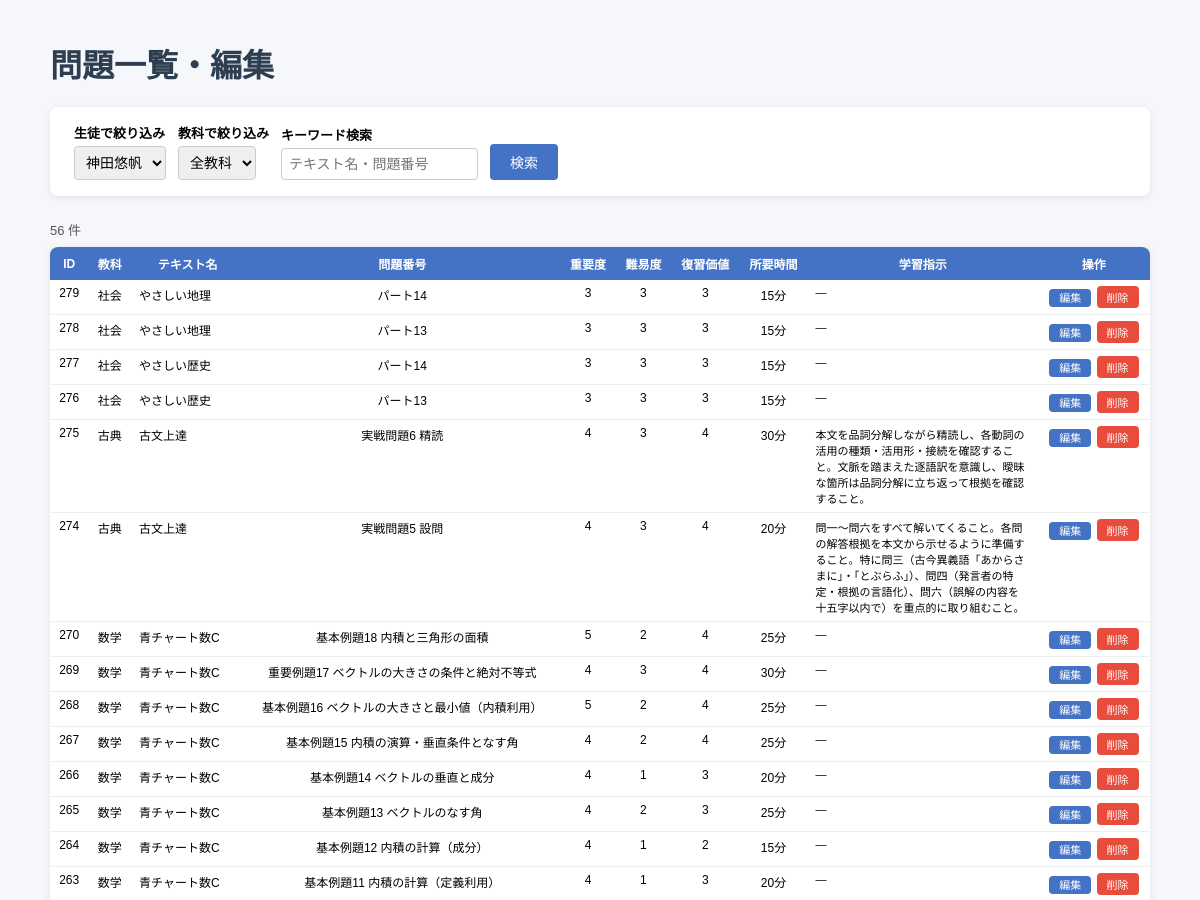
Before: /problems/list?student_id=S001 (upper part) with the older database file.
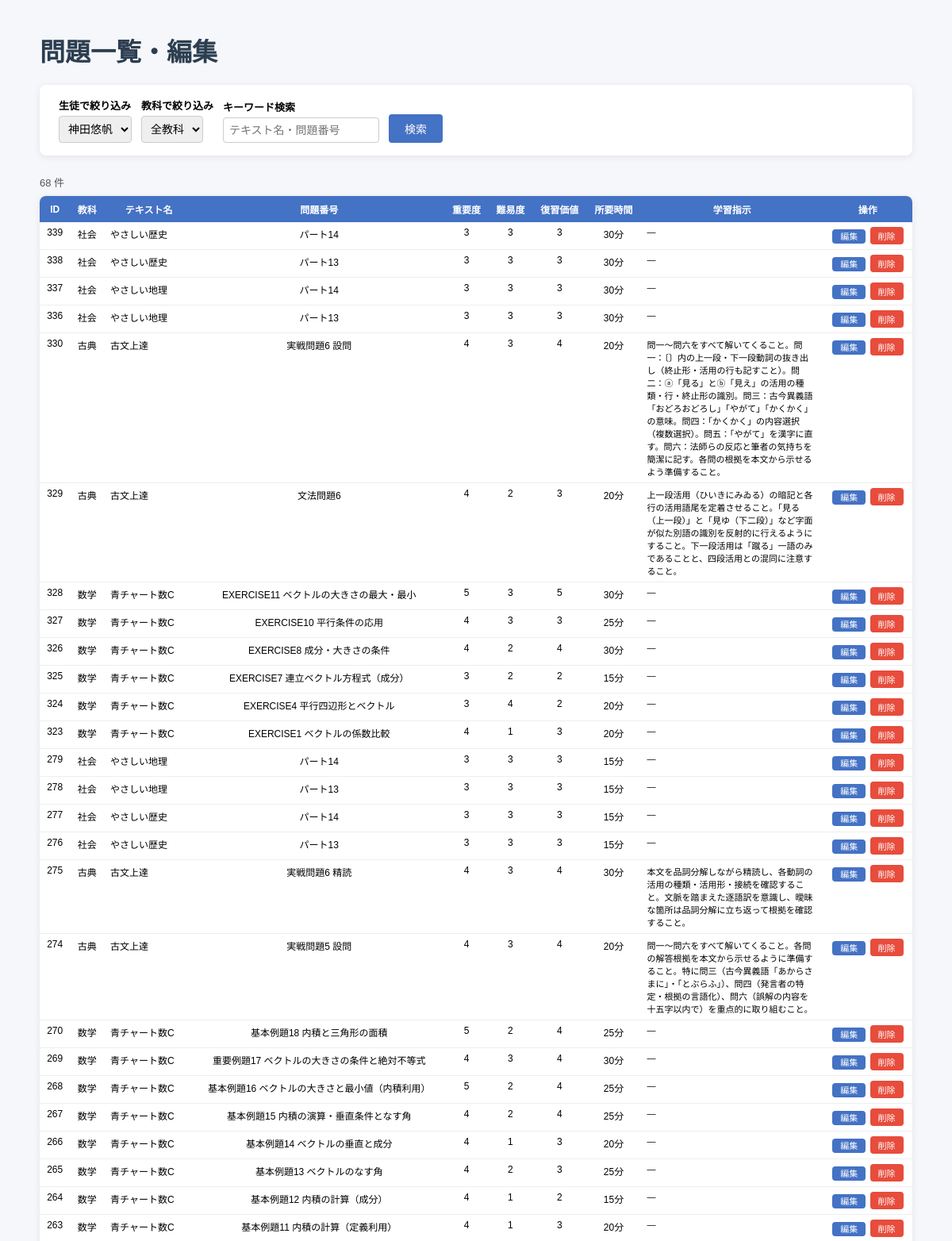
After: the same page with the newer database file.
### tables this page shows
CREATE TABLE problems (
            problem_id INTEGER PRIMARY KEY AUTOINCREMENT,
            subject TEXT NOT NULL,
            textbook TEXT NOT NULL,
            problem_number TEXT NOT NULL,
            importance TEXT NOT NULL,
            type TEXT NOT NULL
        , instruction TEXT, difficulty INTEGER DEFAULT 3, review_value INTEGER DEFAULT 3, estimated_minutes INTEGER DEFAULT 15, textbook_id INTEGER, section_id INTEGER, order_in_textbook INTEGER);

### app.py (the view, shortened to what this page needs)
@app.route("/problems/list")
def problems_list():
    conn = get_connection()
    c = conn.cursor()
    student_id = request.args.get("student_id", "")
    subject = request.args.get("subject", "")
    keyword = request.args.get("keyword", "")
    query = "SELECT * FROM problems WHERE 1=1"
    params = []
    if student_id:
        query = """SELECT DISTINCT p.* FROM problems p
                   JOIN assignments a ON p.problem_id = a.problem_id
                   WHERE a.student_id = ?"""
        params.append(student_id)
        if subject:
            query += " AND p.subject=?"
            params.append(subject)
        if keyword:
            query += " AND (p.textbook LIKE ? OR p.problem_number LIKE ?)"
            params.extend([f"%{keyword}%", f"%{keyword}%"])
    query += " ORDER BY problem_id DESC"
    c.execute(query, params)
    problems = c.fetchall()
    c.execute("SELECT * FROM students ORDER BY student_id")
    students = c.fetchall()
    c.execute("SELECT DISTINCT subject FROM problems ORDER BY subject")
    subjects = [row["subject"] for row in c.fetchall()]
    conn.close()
    return render_template("problems_list.html",
                           problems=problems,
                           students=students,
                           subjects=subjects,
                           selected_student=student_id,
                           selected_subject=subject,
                           keyword=keyword)

### database.py (called while the page is built)
def get_connection():
    conn = sqlite3.connect(DB_PATH)
    conn.row_factory = sqlite3.Row
    return conn

### templates/problems_list.html (shortened to what this page needs)
<!DOCTYPE html>
<html lang="ja">
<head>
</head>
<body>
  <h1>問題一覧・編集</h1>
  <div class="filter-box">
    <form method="GET" style="display:flex; gap:12px; flex-wrap:wrap; align-items:flex-end;">
      <div>
        <label>生徒で絞り込み</label>
        <select name="student_id" onchange="this.form.submit()">
          {% for s in students %}
          <option value="{{ s.student_id }}"
            {% if s.student_id == selected_student %}selected{% endif %}>
            {{ s.name }}
          </option>
          {% endfor %}
        </select>
      </div>
      <div>
        <label>教科で絞り込み</label>
        <select name="subject" onchange="this.form.submit()">
          <option value="">全教科</option>
        </select>
      </div>
      <div>
        <label>キーワード検索</label>
        <input type="text" name="keyword" value="{{ keyword }}" placeholder="テキスト名・問題番号">
      </div>
      <button type="submit">検索</button>
    </form>
  </div>
  <p class="count">{{ problems | length }} 件</p>
  <table>
    <tr>
      <th>ID</th><th>教科</th><th>テキスト名</th><th>問題番号</th>
      <th>重要度</th><th>難易度</th><th>復習価値</th><th>所要時間</th>
      <th>学習指示</th><th>操作</th>
    </tr>
    {% for p in problems %}
    <tr id="row-{{ p.problem_id }}">
      <td>{{ p.problem_id }}</td>
      <td>{{ p.subject }}</td>
      <td class="left">{{ p.textbook }}</td>
      <td>{{ p.problem_number }}</td>
      <td>{{ p.importance }}</td>
      <td>{{ p.difficulty }}</td>
      <td>{{ p.review_value }}</td>
      <td>{{ p.estimated_minutes }}分</td>
      <td class="left" style="max-width:200px; font-size:11px;">{{ p.instruction or "―" }}</td>
      <td style="white-space:nowrap;">
        <a class="btn-edit" href="/problems/edit/{{ p.problem_id }}">編集</a>
        <button class="btn-del"
          onclick="deleteProblem({{ p.problem_id }}, this)">削除</button>
      </td>
    </tr>
    {% endfor %}
  </table>
</body>
</html>

Changed rows visible on the page:
added problems: problem_id "339", subject "社会", textbook "やさしい歴史", problem_number "パート14", importance "3", difficulty "3", review_value "3", estimated_minutes "30", instruction "―"
added problems: problem_id "338", subject "社会", textbook "やさしい歴史", problem_number "パート13", importance "3", difficulty "3", review_value "3", estimated_minutes "30", instruction "―"
added problems: problem_id "337", subject "社会", textbook "やさしい地理", problem_number "パート14", importance "3", difficulty "3", review_value "3", estimated_minutes "30", instruction "―"
added problems: problem_id "336", subject "社会", textbook "やさしい地理", problem_number "パート13", importance "3", difficulty "3", review_value "3", estimated_minutes "30", instruction "―"
added problems: problem_id "330", subject "古典", textbook "古文上達", problem_number "実戦問題6 設問", importance "4", difficulty "3", review_value "4", estimated_minutes "20", instruction "問一〜問六をすべて解いてくること。問一：〔〕内の上一段・下一段動詞の抜き出し（終止形・活用の行も記すこと）。問二：ⓐ「見る」とⓑ「見え」の活用の種類・行・終止形の識別。問三：古今異義語「おどろおどろし」「やがて」「かくかく」の意味。問四：「かくかく」の内容選択（複数選択）。問五：「やがて」を漢字に直す。問六：法師らの反応と筆者の気持ちを簡潔に記す。各問の根拠を本文から示せるよう準備すること。"
added problems: problem_id "329", subject "古典", textbook "古文上達", problem_number "文法問題6", importance "4", difficulty "2", review_value "3", estimated_minutes "20", instruction "上一段活用（ひいきにみゐる）の暗記と各行の活用語尾を定着させること。「見る（上一段）」と「見ゆ（下二段）」など字面が似た別語の識別を反射的に行えるようにすること。下一段活用は「蹴る」一語のみであることと、四段活用との混同に注意すること。"
added problems: problem_id "328", subject "数学", textbook "青チャート数C", problem_number "EXERCISE11 ベクトルの大きさの最大・最小", importance "5", difficulty "3", review_value "5", estimated_minutes "30", instruction "―"
added problems: problem_id "327", subject "数学", textbook "青チャート数C", problem_number "EXERCISE10 平行条件の応用", importance "4", difficulty "3", review_value "3", estimated_minutes "25", instruction "―"
added problems: problem_id "326", subject "数学", textbook "青チャート数C", problem_number "EXERCISE8 成分・大きさの条件", importance "4", difficulty "2", review_value "4", estimated_minutes "30", instruction "―"
added problems: problem_id "325", subject "数学", textbook "青チャート数C", problem_number "EXERCISE7 連立ベクトル方程式（成分）", importance "3", difficulty "2", review_value "2", estimated_minutes "15", instruction "―"
added problems: problem_id "324", subject "数学", textbook "青チャート数C", problem_number "EXERCISE4 平行四辺形とベクトル", importance "3", difficulty "4", review_value "2", estimated_minutes "20", instruction "―"
added problems: problem_id "323", subject "数学", textbook "青チャート数C", problem_number "EXERCISE1 ベクトルの係数比較", importance "4", difficulty "1", review_value "3", estimated_minutes "20", instruction "―"
Other visible differences:
{{ problems | length }}: "56" → "68"
